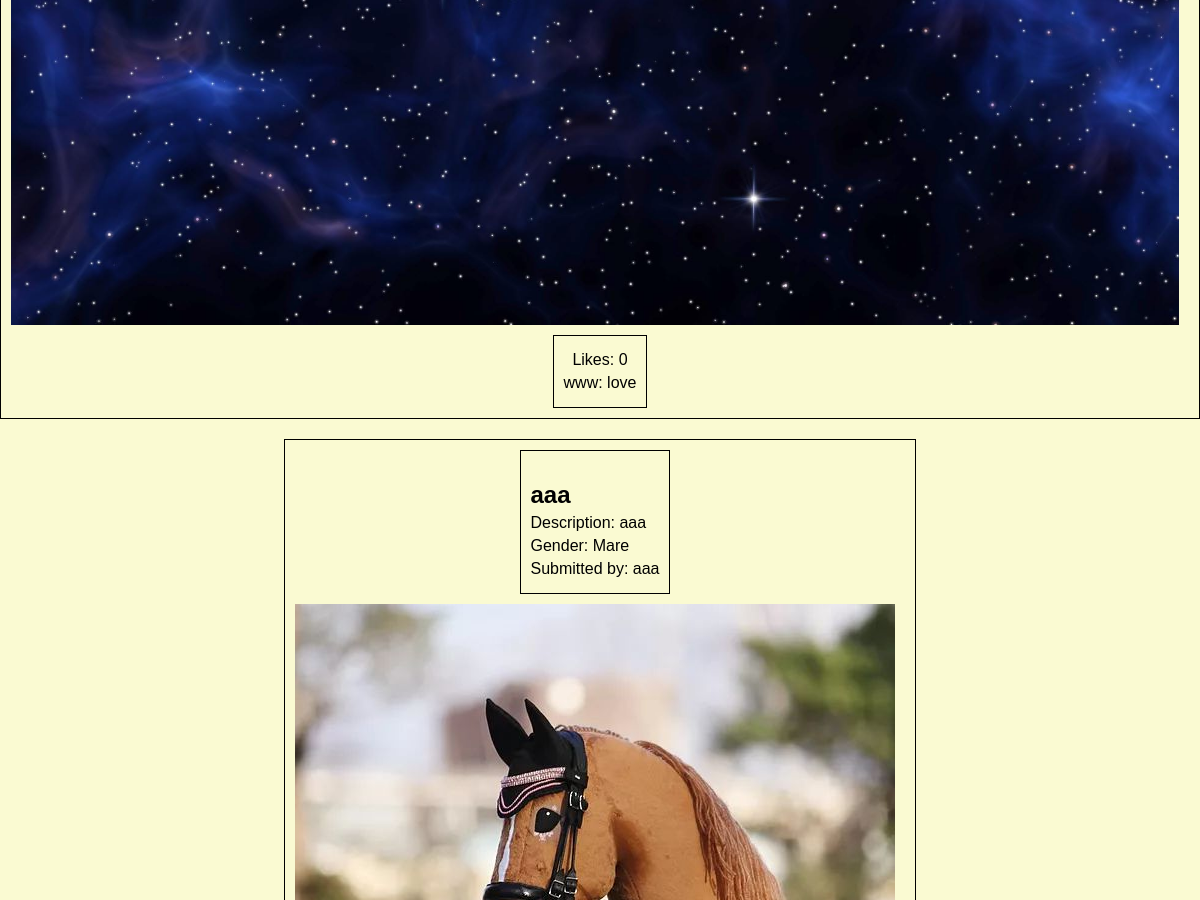
/gallery (middle part), run on an earlier commit of the app's database.
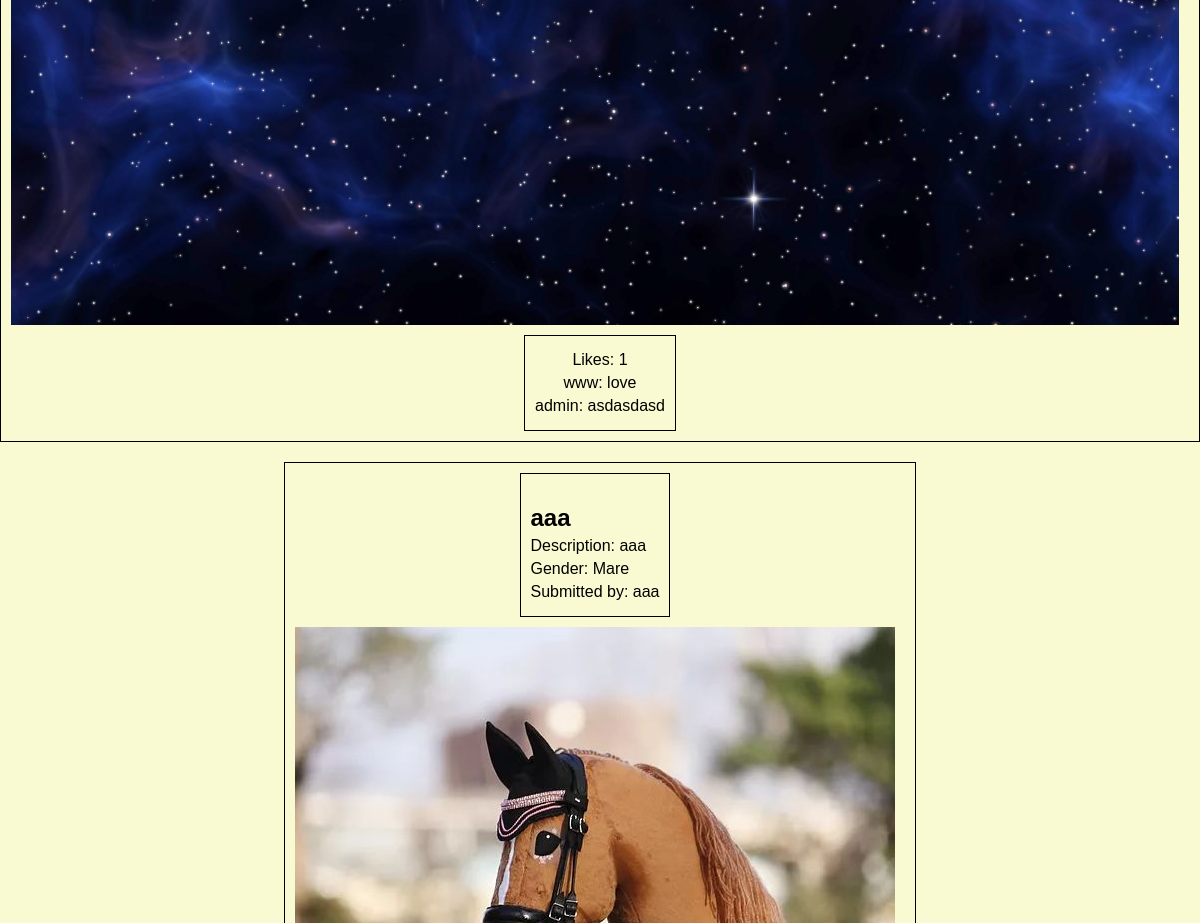
And on a later commit of the database.
### tables this page shows
CREATE TABLE images (image_id INTEGER PRIMARY KEY, user_id INTEGER, image TEXT, title TEXT, description TEXT, gender TEXT, upvotes INTEGER DEFAULT 0, FOREIGN KEY (user_id) REFERENCES users(id));

CREATE TABLE users (id INTEGER PRIMARY KEY, username TEXT, password TEXT, banned BOOLEAN DEFAULT 0);

CREATE TABLE reviews (review_id INTEGER PRIMARY KEY, image_id INTEGER, user_id INTEGER, comment TEXT, FOREIGN KEY (image_id) REFERENCES images(image_id) ON DELETE CASCADE, FOREIGN KEY (user_id) REFERENCES users(id));

### app.py (the view, shortened to what this page needs)
@app.route('/gallery', methods=["GET", "POST"])
def gallery():
    sort = 'newest'
    search = ''
    user_search = ''
    if session.get("user_id"):
        user_id = session['user_id']
    else:
        user_id = 0
    if search and user_search:
        formatted_search = '%{}%'.format(search)
        formatted_user_search = '%{}%'.format(user_search)
        files = db.execute("SELECT * FROM images JOIN users ON users.id = images.user_id WHERE title LIKE ? AND username LIKE ? ORDER BY images.image_id DESC", formatted_search, formatted_user_search)
    elif search:
        formatted_search = '%{}%'.format(search)
        files = db.execute("SELECT * FROM images JOIN users ON users.id = images.user_id WHERE title LIKE ? ORDER BY images.image_id DESC", formatted_search)
    elif user_search:
        formatted_user_search = '%{}%'.format(user_search)
        files = db.execute("SELECT * FROM images JOIN users ON users.id = images.user_id WHERE username LIKE ? ORDER BY images.image_id DESC", formatted_user_search)
    else:
        if sort == 'newest':
            files = db.execute("SELECT * FROM images JOIN users ON users.id = images.user_id ORDER BY images.image_id DESC")
        elif sort == 'oldest':
            files = db.execute("SELECT * FROM images JOIN users ON users.id = images.user_id ORDER BY images.image_id ASC")
        elif sort == 'upvoted':
            files = db.execute("SELECT * FROM images JOIN users ON users.id = images.user_id ORDER BY images.upvotes DESC")
        elif sort == 'random':
            files = db.execute("SELECT * FROM images JOIN users ON users.id = images.user_id ORDER BY RANDOM()")
        else:
            return render_template('error.html', text="sorting error")
    return render_template('gallery.html', files=files, image_exist=image_exist, get_image_rating=get_image_rating, vote_check=vote_check, user_id=user_id, get_comment=get_comment)

### app.py (called while the page is built)
def image_exist(image):
    return os.path.exists(os.path.join(app.config['UPLOAD_FOLDER'], image))

def get_comment(id):
    query = db.execute("SELECT * FROM reviews WHERE image_id = ?", id)
    if query:
        comments = []
        for answers in query:
            username = db.execute("SELECT username FROM users WHERE id = ?", answers['user_id'])[0]['username']
            dictionary = {'comment': answers['comment'], 'username': username}
            comments.append(dictionary)
        return comments
    else:
        return False

@app.before_request
def check_ban():
    if session.get("user_id"):
        user_id = session['user_id']
        if is_banned(user_id):
            if request.endpoint != 'ban':
                return redirect('/ban')

@app.context_processor
def inject_layout():
    if 'user_id' in session:
        logged_in = True
    else:
        logged_in = False
    return dict(logged_in=logged_in)

### helpers.py (called while the page is built)
def get_image_rating(id):
    rating = db.execute("SELECT upvotes FROM images WHERE image_id = ?", id)
    value = None
    for row in rating:
        value = row['upvotes']
        break
    return value

### templates/gallery.html (shortened to what this page needs)
{% extends "layout.html" %}
{% block main %}
    <div class="gallery">
        {% for file in files %}
        {% if file.image.endswith('.jpg') or file.image.endswith('.jpeg') or file.image.endswith('.png') %}
            {% if image_exist(file.image) %}
            <div class="galleryrow">
                <div class="image-info">
                    <h2>{{ file.title }}</h2>
                    <p>Description: {{ file.description }}</p>
                    <p>Gender: {{ file.gender }}</p>
                    <p>Submitted by: {{ file.username }}</p>
                </div>
                <div class="image-container">
                    <img src="{{ url_for('static', filename=file.image) }}" alt="{{ file.title }}">
                </div>
                <div class="upvotes">
                    <p>Likes: <span class="rating">{{ get_image_rating(file.image_id) }}</span></p>
                    {% if get_comment(file.image_id) %}
                        {% for comments in get_comment(file.image_id) %}
                            <div class="review">
                                <p> {{ comments['username'] }}: {{ comments['comment'] }}</p>
                            </div>
                        {% endfor %}
                    {% endif %}
                </div>
            </div>
            {% endif %}
        {% endif %}
    {% endfor %}
{% endblock %}

### templates/layout.html (shortened to what this page needs)
<!DOCTYPE html>
<html lang="en">
    <head>
        <link rel="stylesheet" type="text/css" href="../static/styles.css">
    </head>
    <body>
        <div>
            {% block main %}{% endblock %}
        </div>
    </body>
</html>

### static/styles.css (style rules this page uses)
body { margin: 0; background-color: lightgoldenrodyellow; font-family: Arial, sans-serif; }
img { width: auto; height: auto; }
.gallery { display: flex; flex-wrap: wrap; justify-content: center; }
.galleryrow { display: flex; flex-direction: column; align-items: center; padding: 10px; border: 1px solid black; margin-bottom: 20px; }
.galleryrow h2 { font-size: 1.5rem; margin-bottom: 5px; }
.galleryrow p { margin: 5px 0; }
.galleryrow img { max-width: 100%; height: auto; margin-top: 10px; margin-bottom: 10px; }
.image-info { flex: 1; padding: 10px; border: 1px solid black; margin-right: 10px; }
.image-container { flex: 1; margin-right: 10px; }
.image-container img { max-width: 100%; height: auto; display: block; }
.upvotes { flex: 1; padding: 10px; border: 1px solid black; text-align: center; }

What changed in the data, as far as the page shows it:
changed images (number 1 of 2 on the later page): upvotes "0" → "1"
now on this page (row unchanged): users: username "admin"
added reviews: comment "asdasdasd"
